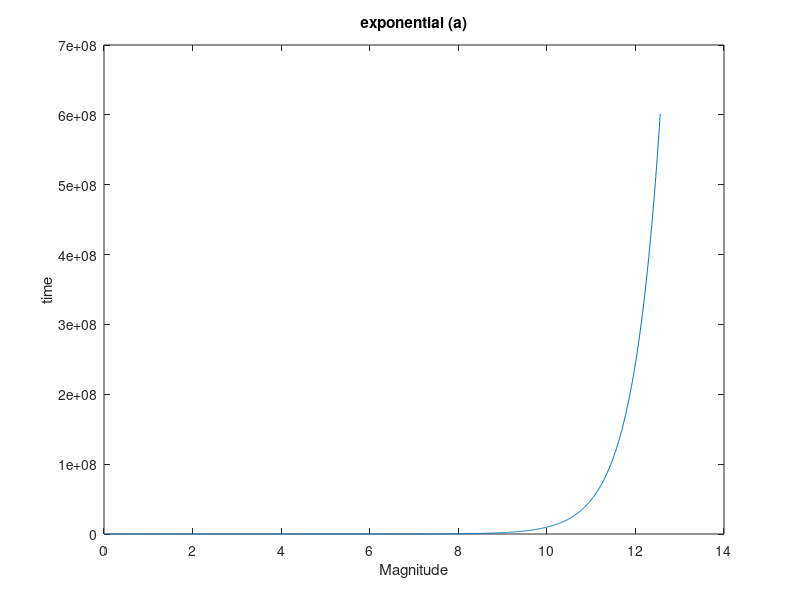
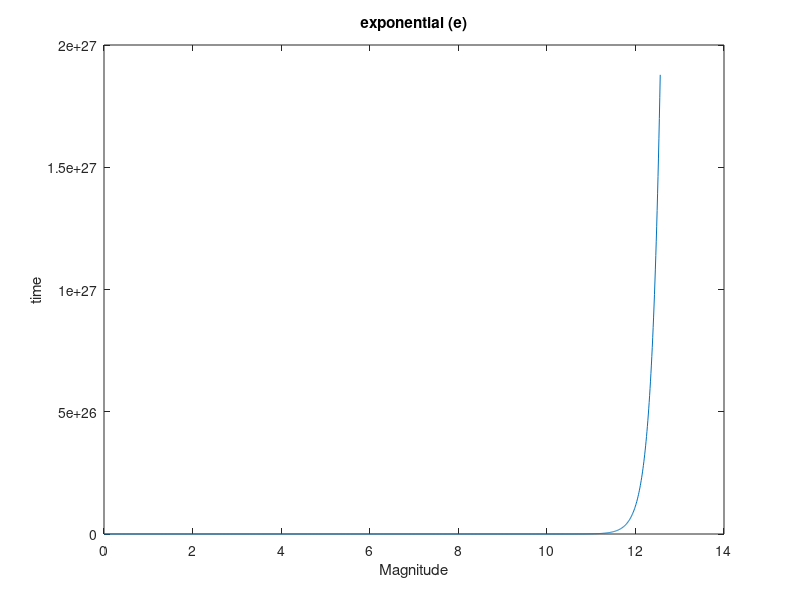
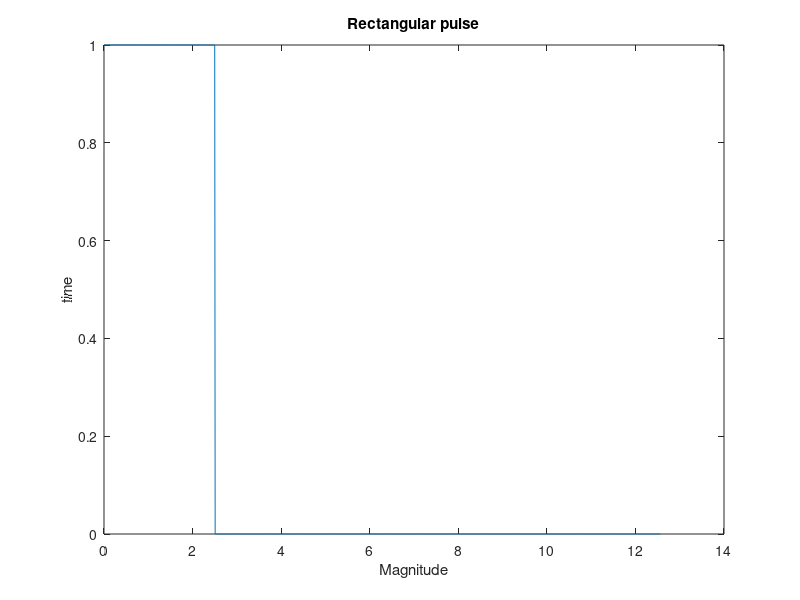
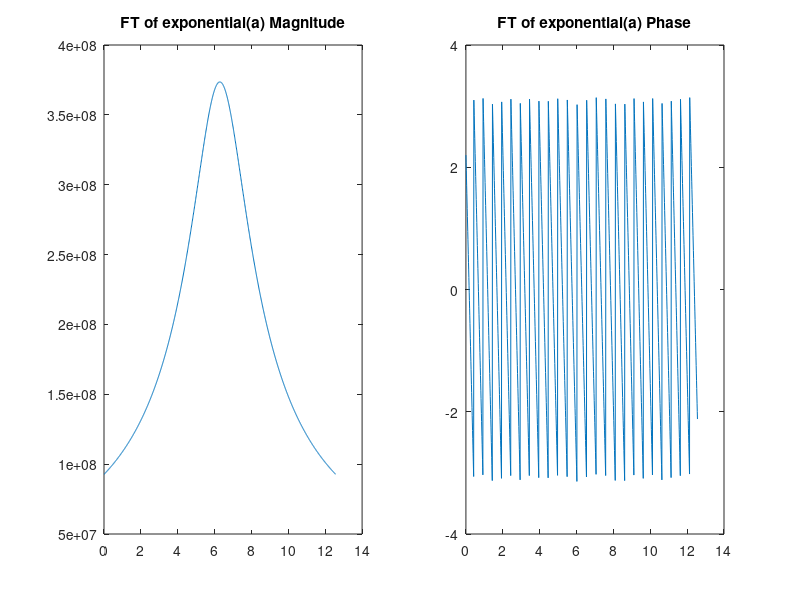

Recreate these plots in MATLAB, in order.
clc;
clear all;
close all;
t = 0:0.01:12.56;

W = -2*pi : 0.01 : 2*pi;
p = input("Enter the value of p: ");
a = input("Enter the value of a: ");
T = input("Enter the value of T: ");
X_t = p.^t;
X_t2 = exp(a.*t);
X_t3 = 1*(abs(t)<=T/2);
figure
plot (t,X_t);
xlabel("Magnitude");
ylabel("time");
title("exponential (a)");
figure
plot (t,X_t2);
xlabel("Magnitude");
ylabel("time");
title("exponential (e)");
figure
plot (t,X_t3);
xlabel("Magnitude");
ylabel("time");
title("Rectangular pulse");
X_W = zeros(size(W));
X_W2 = zeros(size(W));
X_W3 = zeros(size(W));
for k = 1: length(W)
    X_W(k) = trapz(t,X_t.*exp(-1i*W(k).*t));
end
for k = 1: length(W)
    X_W2(k) = trapz(t,X_t2.*exp(-1i*W(k).*t));
end
for k = 1: length(W)
    X_W3(k) = trapz(t,X_t3.*exp(-1i*W(k).*t));
end
figure
subplot(1,2,1);
plot (t,abs(X_W));
title("FT of exponential(a) Magnitude");
subplot(1,2,2);
plot (t, angle(X_W));
title("FT of exponential(a) Phase");
figure
subplot(1,2,1);
plot (t,abs(X_W2));
title("FT of exponential(e) Magnitude");
subplot(1,2,2);
plot (t, angle(X_W2));
title("FT of exponential(e) Phase");
figure
subplot(1,2,1);
plot (t,abs(X_W3));
title("FT of rectangular pulse Magnitude");
subplot(1,2,2);
plot (t, angle(X_W3));
title("FT of rectangular pulse Phase");
